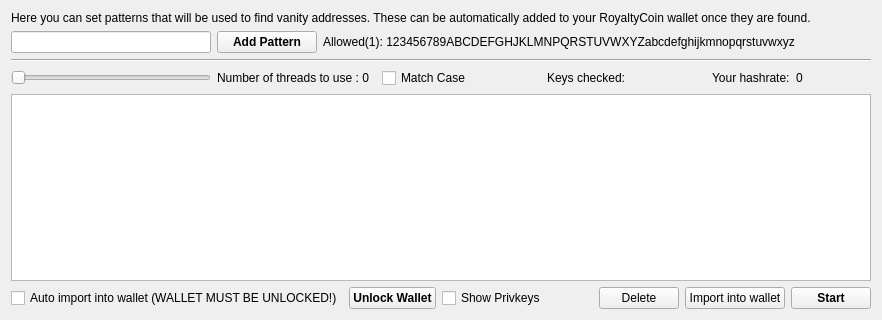
<?xml version="1.0" encoding="UTF-8"?>
<ui version="4.0">
 <class>VanityGenPage</class>
 <widget class="QWidget" name="VanityGenPage">
  <property name="geometry">
   <rect>
    <x>0</x>
    <y>0</y>
    <width>882</width>
    <height>320</height>
   </rect>
  </property>
  <property name="minimumSize">
   <size>
    <width>770</width>
    <height>320</height>
   </size>
  </property>
  <property name="windowTitle">
   <string>Form</string>
  </property>
  <layout class="QHBoxLayout" name="horizontalLayout_3">
   <item>
    <layout class="QVBoxLayout" name="verticalLayout">
     <item>
      <layout class="QVBoxLayout" name="verticalLayout_4"/>
     </item>
     <item>
      <widget class="QLabel" name="label_4">
       <property name="text">
        <string>Here you can set patterns that will be used to find vanity addresses. These can be automatically added to your RoyaltyCoin wallet once they are found.</string>
       </property>
      </widget>
     </item>
     <item>
      <layout class="QVBoxLayout" name="verticalLayout_2">
       <item>
        <layout class="QHBoxLayout" name="horizontalLayout">
         <item>
          <widget class="QLineEdit" name="lineEdit">
           <property name="sizePolicy">
            <sizepolicy hsizetype="Fixed" vsizetype="Fixed">
             <horstretch>0</horstretch>
             <verstretch>0</verstretch>
            </sizepolicy>
           </property>
           <property name="minimumSize">
            <size>
             <width>200</width>
             <height>0</height>
            </size>
           </property>
          </widget>
         </item>
         <item>
          <widget class="QPushButton" name="buttonPattern">
           <property name="sizePolicy">
            <sizepolicy hsizetype="Fixed" vsizetype="Fixed">
             <horstretch>0</horstretch>
             <verstretch>0</verstretch>
            </sizepolicy>
           </property>
           <property name="minimumSize">
            <size>
             <width>100</width>
             <height>0</height>
            </size>
           </property>
           <property name="font">
            <font>
             <weight>75</weight>
             <bold>true</bold>
            </font>
           </property>
           <property name="text">
            <string>Add Pattern</string>
           </property>
          </widget>
         </item>
         <item>
          <widget class="QLabel" name="labelAllowed">
           <property name="layoutDirection">
            <enum>Qt::LeftToRight</enum>
           </property>
           <property name="text">
            <string>Allowed(1): 123456789ABCDEFGHJKLMNPQRSTUVWXYZabcdefghijkmnopqrstuvwxyz</string>
           </property>
          </widget>
         </item>
        </layout>
       </item>
      </layout>
     </item>
     <item>
      <widget class="Line" name="line">
       <property name="orientation">
        <enum>Qt::Horizontal</enum>
       </property>
      </widget>
     </item>
     <item>
      <layout class="QVBoxLayout" name="verticalLayout_3">
       <item>
        <layout class="QHBoxLayout" name="horizontalLayout_2">
         <item>
          <widget class="QSlider" name="horizontalSlider">
           <property name="sizePolicy">
            <sizepolicy hsizetype="Fixed" vsizetype="Preferred">
             <horstretch>0</horstretch>
             <verstretch>0</verstretch>
            </sizepolicy>
           </property>
           <property name="minimumSize">
            <size>
             <width>200</width>
             <height>0</height>
            </size>
           </property>
           <property name="minimum">
            <number>0</number>
           </property>
           <property name="maximum">
            <number>4</number>
           </property>
           <property name="orientation">
            <enum>Qt::Horizontal</enum>
           </property>
          </widget>
         </item>
         <item>
          <widget class="QLabel" name="labelNrThreads">
           <property name="text">
            <string>Number of threads to use : 0</string>
           </property>
          </widget>
         </item>
         <item>
          <widget class="QCheckBox" name="checkBoxMatchCase">
           <property name="sizePolicy">
            <sizepolicy hsizetype="Preferred" vsizetype="Preferred">
             <horstretch>0</horstretch>
             <verstretch>0</verstretch>
            </sizepolicy>
           </property>
           <property name="minimumSize">
            <size>
             <width>0</width>
             <height>0</height>
            </size>
           </property>
           <property name="text">
            <string>Match Case</string>
           </property>
          </widget>
         </item>
         <item>
          <widget class="QLabel" name="labelKeysChecked">
           <property name="text">
            <string>Keys checked:</string>
           </property>
          </widget>
         </item>
         <item>
          <widget class="QLabel" name="labelHashrate">
           <property name="text">
            <string>Your hashrate:  0</string>
           </property>
          </widget>
         </item>
        </layout>
       </item>
      </layout>
     </item>
     <item>
      <widget class="QTableView" name="tableView">
       <property name="editTriggers">
        <set>QAbstractItemView::NoEditTriggers</set>
       </property>
       <property name="selectionMode">
        <enum>QAbstractItemView::SingleSelection</enum>
       </property>
       <property name="selectionBehavior">
        <enum>QAbstractItemView::SelectRows</enum>
       </property>
      </widget>
     </item>
     <item>
      <layout class="QVBoxLayout" name="verticalLayout_6">
       <item>
        <layout class="QHBoxLayout" name="horizontalLayout_4">
         <item>
          <widget class="QCheckBox" name="checkBoxAutoImport">
           <property name="text">
            <string>Auto import into wallet (WALLET MUST BE UNLOCKED!)</string>
           </property>
          </widget>
         </item>
         <item>
          <widget class="QPushButton" name="buttonUnlock">
           <property name="font">
            <font>
             <weight>75</weight>
             <bold>true</bold>
            </font>
           </property>
           <property name="text">
            <string>Unlock Wallet</string>
           </property>
          </widget>
         </item>
         <item>
          <widget class="QCheckBox" name="checkBoxShowPrivKeys">
           <property name="text">
            <string>Show Privkeys</string>
           </property>
          </widget>
         </item>
         <item>
          <spacer name="horizontalSpacer">
           <property name="orientation">
            <enum>Qt::Horizontal</enum>
           </property>
           <property name="sizeHint" stdset="0">
            <size>
             <width>40</width>
             <height>20</height>
            </size>
           </property>
          </spacer>
         </item>
         <item>
          <widget class="QPushButton" name="buttonDelete">
           <property name="text">
            <string>Delete</string>
           </property>
          </widget>
         </item>
         <item>
          <widget class="QPushButton" name="buttonImport">
           <property name="text">
            <string>Import into wallet</string>
           </property>
          </widget>
         </item>
         <item>
          <widget class="QPushButton" name="buttonStart">
           <property name="font">
            <font>
             <weight>75</weight>
             <bold>true</bold>
            </font>
           </property>
           <property name="text">
            <string>Start</string>
           </property>
          </widget>
         </item>
        </layout>
       </item>
      </layout>
     </item>
    </layout>
   </item>
  </layout>
 </widget>
 <resources/>
 <connections/>
</ui>
